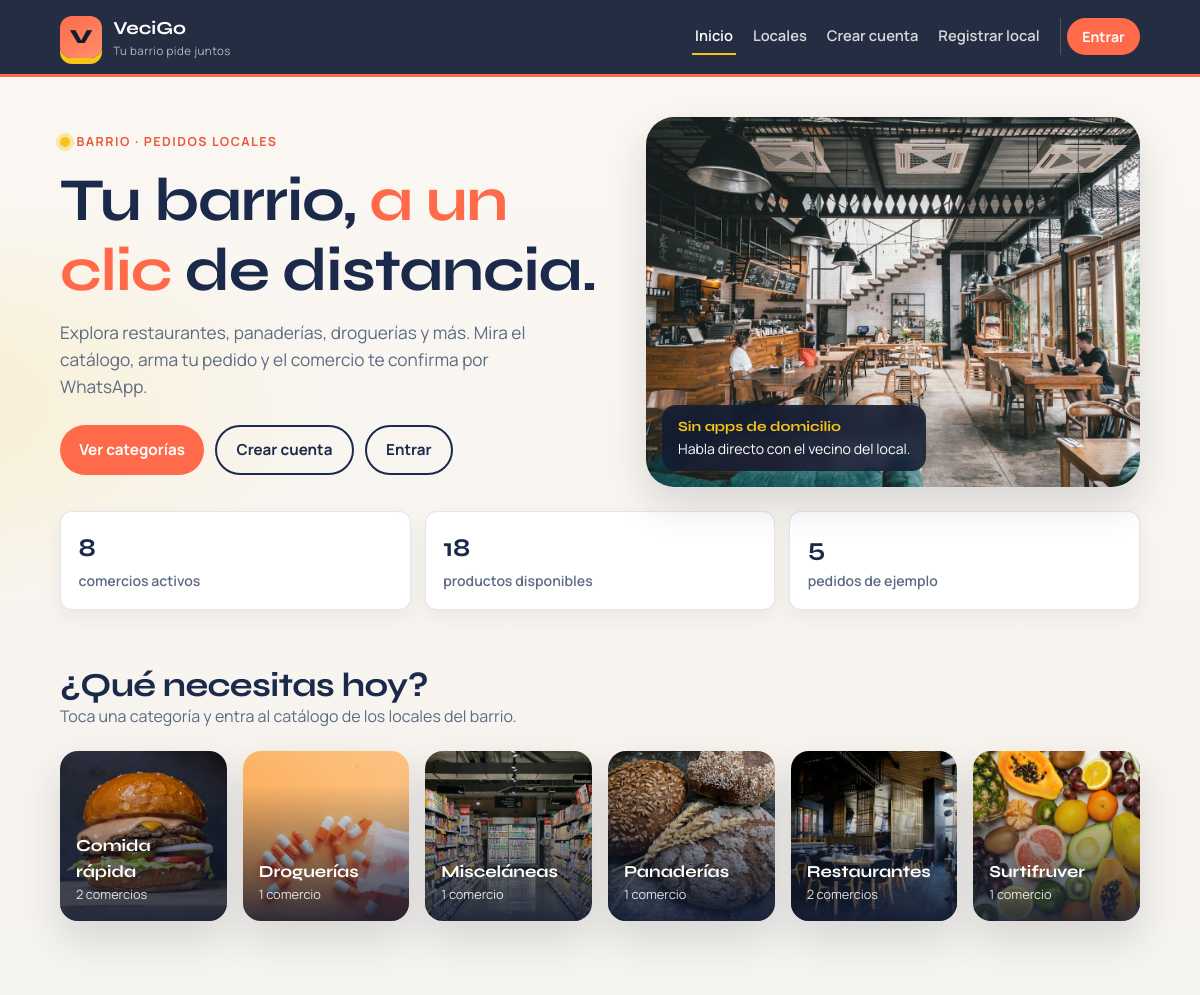
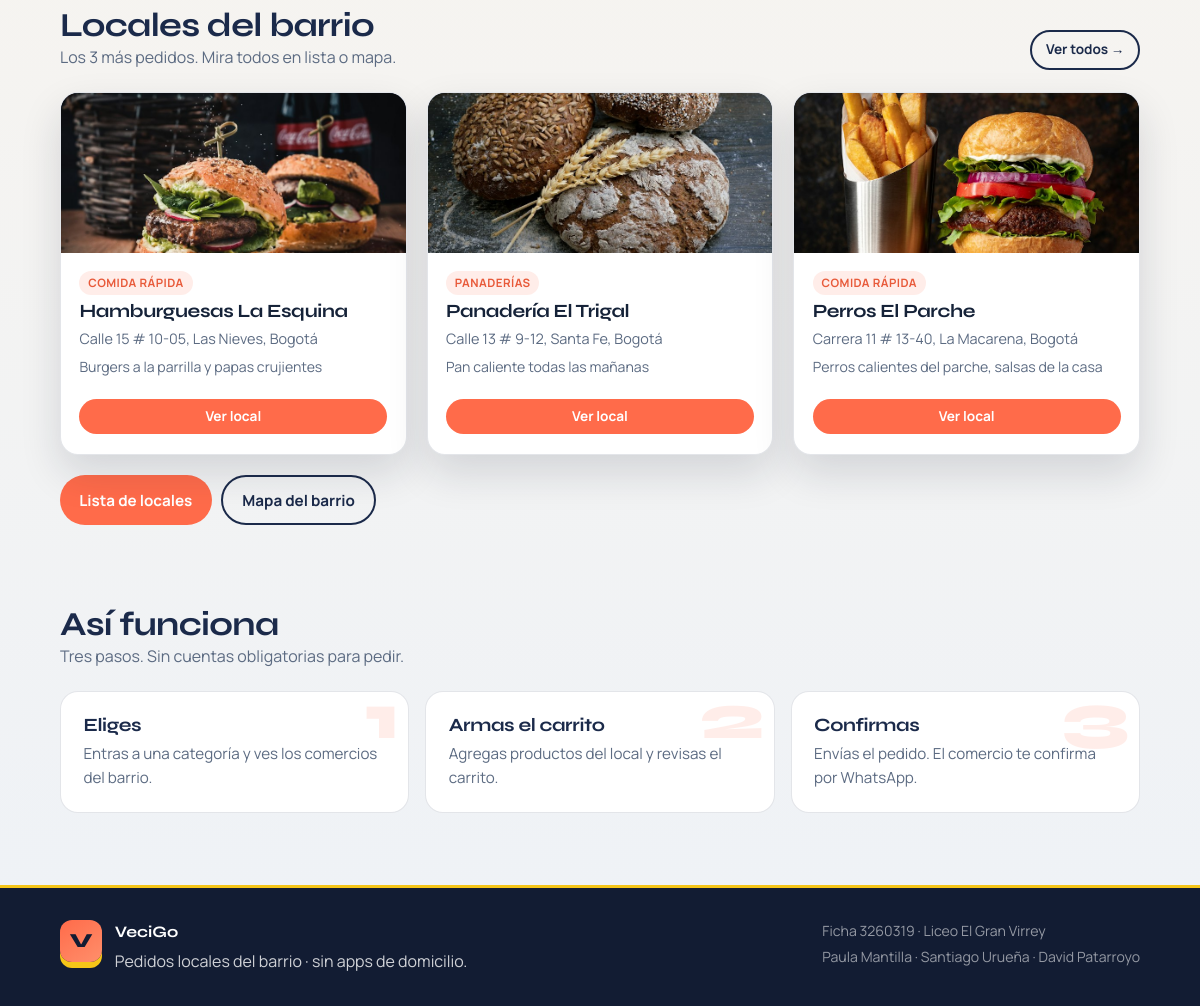
The page / on the database its author committed (2 pictures, top to bottom).
### tables this page shows
CREATE TABLE categoria_comercio (
  id_categoria_comercio INT UNSIGNED AUTO_INCREMENT PRIMARY KEY,
  nombre VARCHAR(60) NOT NULL UNIQUE,
  slug VARCHAR(60) NOT NULL UNIQUE,
  foto_url VARCHAR(255) DEFAULT NULL,
  color VARCHAR(20) DEFAULT '#FF6B4A'
);

CREATE TABLE comercio (
  id_comercio INT UNSIGNED AUTO_INCREMENT PRIMARY KEY,
  nombre VARCHAR(100) NOT NULL,
  id_categoria_comercio INT UNSIGNED NOT NULL,
  direccion VARCHAR(150) NOT NULL,
  latitud DECIMAL(10,7) NULL,
  longitud DECIMAL(10,7) NULL,
  telefono VARCHAR(15) NOT NULL,
  descripcion VARCHAR(255) DEFAULT NULL,
  horario VARCHAR(80) DEFAULT 'Lun–Sáb 8:00–20:00',
  foto_url VARCHAR(255) DEFAULT NULL,
  activo TINYINT(1) NOT NULL DEFAULT 1,
  CONSTRAINT fk_comercio_categoria
    FOREIGN KEY (id_categoria_comercio)
    REFERENCES categoria_comercio (id_categoria_comercio)
);

### funciones.php (called while the page is built, shortened)
<?php
require_once __DIR__ . '/includes/cache.php';
function e(?string $texto): string
{
    return htmlspecialchars($texto ?? '', ENT_QUOTES, 'UTF-8');
}
function base_path(): string
{
    static $base = null;
    if ($base !== null) {
        return $base;
    }
    $script = $_SERVER['SCRIPT_NAME'] ?? '';
    $base = (
        str_contains($script, '/admin/')
        || str_contains($script, '/comercio/')
        || str_contains($script, '/cliente/')
    ) ? '../' : '';
    return $base;
}
function asset(string $ruta): string
{
    $ruta = ltrim($ruta, '/');
    return base_path() . $ruta;
}
function foto_url(?string $ruta, string $fallback = 'img/hero/barrio.jpg'): string
{
    $fs = __DIR__ . '/' . ltrim($ruta, '/');
    return asset($ruta);
}
function admin_logueado(): bool
{
    return !empty($_SESSION['admin_id']);
}
function comercio_logueado(): bool
{
    return !empty($_SESSION['comercio_user_id']) && !empty($_SESSION['comercio_id']);
}
function cliente_logueado(): bool
{
    return !empty($_SESSION['cliente_id']);
}
function nav_activo(string ...$fragmentos): string
{
    $script = $_SERVER['SCRIPT_NAME'] ?? '';
    return '';
}
function nav_contexto(): string
{
    return 'publico';
}
function cssVersion(): string
{
    $path = __DIR__ . '/estilos.css';
    return is_file($path) ? (string) filemtime($path) : '1';
}
function obtenerCategoriasHome(mysqli $db): array
{
    $cached = cacheGet('categorias_home');
    $rows = $db->query(
        'SELECT cat.id_categoria_comercio, cat.nombre, cat.slug, cat.foto_url, cat.color,
                COUNT(com.id_comercio) AS total
         FROM categoria_comercio cat
         LEFT JOIN comercio com ON com.id_categoria_comercio = cat.id_categoria_comercio AND com.activo = 1
         GROUP BY cat.id_categoria_comercio, cat.nombre, cat.slug, cat.foto_url, cat.color
         ORDER BY cat.nombre'
    )->fetch_all(MYSQLI_ASSOC);
    return $rows;
}
function obtenerTotalesHome(mysqli $db): array
{
    $cached = cacheGet('totales');
    $totales = [
        'comercios' => (int) $db->query('SELECT COUNT(*) AS n FROM comercio WHERE activo = 1')->fetch_assoc()['n'],
        'productos' => (int) $db->query('SELECT COUNT(*) AS n FROM producto WHERE disponible = 1')->fetch_assoc()['n'],
        'pedidos'   => (int) $db->query('SELECT COUNT(*) AS n FROM pedido')->fetch_assoc()['n'],
    ];
    return $totales;
}
function obtenerDestacados(mysqli $db): array
{
    $cached = cacheGet('destacados');
    $rows = $db->query(
        'SELECT c.id_comercio, c.nombre, c.direccion, c.foto_url, c.descripcion, cat.nombre AS categoria,
                COUNT(p.id_pedido) AS n_pedidos
         FROM comercio c
         JOIN categoria_comercio cat ON cat.id_categoria_comercio = c.id_categoria_comercio
         LEFT JOIN pedido p ON p.id_comercio = c.id_comercio
         WHERE c.activo = 1
         GROUP BY c.id_comercio, c.nombre, c.direccion, c.foto_url, c.descripcion, cat.nombre
         ORDER BY n_pedidos DESC, c.nombre
         LIMIT 3'
    )->fetch_all(MYSQLI_ASSOC);
    return $rows;
}

### includes/cache.php (called while the page is built, shortened)
<?php
function cacheDir(): string
{
    return CACHE_DIR;
}
function cachePath(string $key): string
{
    $safe = preg_replace('/[^a-zA-Z0-9._-]+/', '_', $key) ?: 'key';
    return cacheDir() . '/' . $safe . '.cache';
}
function cacheGet(string $key): mixed
{
    $path = cachePath($key);
    if (!is_file($path)) {
        return null;
    }
    $raw = @file_get_contents($path);
    $payload = @unserialize($raw, ['allowed_classes' => false]);
    return $payload['data'];
}
function cacheSet(string $key, mixed $data, int $ttl = CACHE_TTL_DEFAULT): void
{
    $path = cachePath($key);
    $payload = serialize([
        'expires' => time() + max(1, $ttl),
        'data' => $data,
    ]);
    $tmp = $path . '.' . bin2hex(random_bytes(4)) . '.tmp';
}

### index.php (the view, shortened to what this page needs)
<?php
require_once __DIR__ . '/funciones.php';
require_once __DIR__ . '/conexion.php';
$categorias = obtenerCategoriasHome($mysqli);
$totales = obtenerTotalesHome($mysqli);
$destacados = obtenerDestacados($mysqli);
$bodyClass = 'home';
require __DIR__ . '/includes/header.php';
?>
<section class="hero">
    <div>
        <p class="hero__eyebrow">Barrio · Pedidos locales</p>
        <h1>Tu barrio, <em>a un clic</em> de distancia.</h1>
        <p class="lead">
            Explora restaurantes, panaderías, droguerías y más. Mira el catálogo,
            arma tu pedido y el comercio te confirma por WhatsApp.
        </p>
        <div class="hero__actions">
            <a class="btn btn-coral" href="#categorias">Ver categorías</a>
            <?php if (cliente_logueado()): ?>
                <a class="btn btn-line" href="cliente/pedidos.php">Mis pedidos</a>
                <a class="btn btn-line" href="cliente/index.php">Mi cuenta</a>
            <?php else: ?>
                <a class="btn btn-line" href="registro.php">Crear cuenta</a>
                <a class="btn btn-line" href="login.php">Entrar</a>
            <?php endif; ?>
        </div>
    </div>
    <figure class="hero__visual">
        <img src="<?= e(asset('img/hero/barrio.jpg')) ?>" alt="Comercio del barrio" width="800" height="600">
        <div class="hero__chip">
            <strong>Sin apps de domicilio</strong>
            Habla directo con el vecino del local.
        </div>
    </figure>
</section>
<section class="stats" aria-label="Resumen del barrio">
    <div class="stat">
        <strong><?= $totales['comercios'] ?></strong>
        <span>comercios activos</span>
    </div>
    <div class="stat">
        <strong><?= $totales['productos'] ?></strong>
        <span>productos disponibles</span>
    </div>
    <div class="stat">
        <strong><?= $totales['pedidos'] ?></strong>
        <span>pedidos de ejemplo</span>
    </div>
</section>
<section class="bloque" id="categorias">
    <div class="bloque__title">
        <h2>¿Qué necesitas hoy?</h2>
        <p>Toca una categoría y entra al catálogo de los locales del barrio.</p>
    </div>
    <?php if (count($categorias) === 0): ?>
        <p class="vacio">Todavía no hay categorías. Importa <code>bd/vecigo.sql</code>.</p>
    <?php else: ?>
        <div class="cat-grid">
            <?php foreach ($categorias as $cat): ?>
                <a class="cat-card" href="comercios.php?categoria=<?= (int) $cat['id_categoria_comercio'] ?>">
                    <img src="<?= e(foto_url($cat['foto_url'], 'img/hero/barrio.jpg')) ?>"
                         alt="<?= e($cat['nombre']) ?>" loading="lazy" width="400" height="300">
                    <div class="cat-card__overlay">
                        <strong><?= e($cat['nombre']) ?></strong>
                        <span><?= (int) $cat['total'] ?> <?= (int) $cat['total'] === 1 ? 'comercio' : 'comercios' ?></span>
                    </div>
                </a>
            <?php endforeach; ?>
        </div>
    <?php endif; ?>
</section>
<section class="bloque" id="locales">
    <div class="bloque__title bloque__title--row">
        <div>
            <h2>Locales del barrio</h2>
            <p>Los 3 más pedidos. Mira todos en lista o mapa.</p>
        </div>
        <a class="btn btn-line btn-sm" href="locales.php">Ver todos →</a>
    </div>
    <div class="grid-comercios grid-comercios--3">
        <?php foreach ($destacados as $com): ?>
            <article class="com-card">
                <div class="com-card__foto">
                    <img src="<?= e(foto_url($com['foto_url'])) ?>" alt="<?= e($com['nombre']) ?>" loading="lazy">
                </div>
                <div class="com-card__body">
                    <span class="badge"><?= e($com['categoria']) ?></span>
                    <h3><?= e($com['nombre']) ?></h3>
                    <p class="muted" style="font-size:0.9rem;"><?= e($com['direccion']) ?></p>
                    <p style="color:var(--muted);font-size:0.88rem;"><?= e($com['descripcion'] ?? '') ?></p>
                    <div class="acciones-fila">
                        <a class="btn btn-coral btn-sm" href="comercio.php?id=<?= (int) $com['id_comercio'] ?>">Ver local</a>
                    </div>
                </div>
            </article>
        <?php endforeach; ?>
    </div>
    <p style="margin-top:1.25rem;display:flex;gap:0.6rem;flex-wrap:wrap;">
        <a class="btn btn-coral" href="locales.php">Lista de locales</a>
        <a class="btn btn-line" href="locales_mapa.php">Mapa del barrio</a>
    </p>
</section>
<section class="bloque">
    <div class="bloque__title">
        <h2>Así funciona</h2>
        <p>Tres pasos. Sin cuentas obligatorias para pedir.</p>
    </div>
    <div class="pasos">
        <article class="paso" data-paso="1">
            <h3>Eliges</h3>
            <p>Entras a una categoría y ves los comercios del barrio.</p>
        </article>
        <article class="paso" data-paso="2">
            <h3>Armas el carrito</h3>
            <p>Agregas productos del local y revisas el carrito.</p>
        </article>
        <article class="paso" data-paso="3">
            <h3>Confirmas</h3>
            <p>Envías el pedido. El comercio te confirma por WhatsApp.</p>
        </article>
    </div>
</section>
<?php require __DIR__ . '/includes/footer.php'; ?>

### includes/header.php (shortened to what this page needs)
<?php
$bodyClass = $bodyClass ?? '';
$base = base_path();
$ctx = nav_contexto();
$script = $_SERVER['SCRIPT_NAME'] ?? '';
$esHomePublica = str_ends_with($script, '/index.php')
    && !str_contains($script, '/admin/')
    && !str_contains($script, '/comercio/')
    && !str_contains($script, '/cliente/');
if ($ctx === 'comercio') {
    $brandHref = $base . 'comercio/index.php';
    $brandSub = $_SESSION['comercio_local'] ?? 'Panel local';
} elseif ($ctx === 'admin') {
    $brandHref = $base . 'admin/index.php';
    $brandSub = 'Admin del barrio';
} elseif ($ctx === 'cliente') {
    $brandHref = $base . 'cliente/index.php';
    $brandSub = $_SESSION['cliente_nombre'] ?? 'Mi cuenta';
} else {
    $brandHref = $base . 'index.php';
    $brandSub = 'Tu barrio pide juntos';
}
?>
<!DOCTYPE html>
<html lang="es">
<head>
    <link rel="stylesheet" href="<?= e(asset('estilos.css')) ?>?v=<?= e(cssVersion()) ?>">
</head>
<body class="<?= e($bodyClass) ?> ctx-<?= e($ctx) ?>">
<header class="site-header">
    <div class="site-header__inner">
        <a class="brand" href="<?= e($brandHref) ?>" aria-label="VeciGo">
            <span class="brand__mark" aria-hidden="true">V</span>
            <span class="brand__text">
                <strong>VeciGo</strong>
                <small><?= e($brandSub) ?></small>
            </span>
        </a>
        <nav class="site-nav" id="siteNav" data-ctx="<?= e($ctx) ?>" aria-label="Principal">
            <?php if ($ctx === 'publico'): ?>
                <div class="nav-group nav-group--links">
                    <a class="nav-link<?= $esHomePublica ? ' is-active' : '' ?>" href="<?= e($base) ?>index.php">Inicio</a>
                    <a class="nav-link<?= nav_activo('/locales.php', '/locales_mapa.php') ?>" href="<?= e($base) ?>locales.php">Locales</a>
                    <a class="nav-link<?= nav_activo('/registro.php') ?>" href="<?= e($base) ?>registro.php">Crear cuenta</a>
                    <a class="nav-link<?= nav_activo('/registro_comercio.php') ?>" href="<?= e($base) ?>registro_comercio.php">Registrar local</a>
                </div>
                <div class="nav-group nav-group--actions">
                    <a class="nav-cta<?= nav_activo('/login.php') ?>" href="<?= e($base) ?>login.php">Entrar</a>
                </div>
            <?php endif; ?>
        </nav>
    </div>
</header>
<main class="site-main">

### includes/footer.php (shortened to what this page needs)
</main>
<footer class="site-footer">
    <div class="site-footer__inner">
        <div class="site-footer__brand">
            <span class="brand__mark" aria-hidden="true">V</span>
            <div>
                <strong>VeciGo</strong>
                <p>Pedidos locales del barrio · sin apps de domicilio.</p>
            </div>
        </div>
        <div class="site-footer__meta">
            <p>Ficha 3260319 · Liceo El Gran Virrey</p>
            <p>Paula Mantilla · Santiago Urueña · David Patarroyo</p>
        </div>
    </div>
</footer>
</body>
</html>

### rows shown on the page
categoria_comercio: foto_url (picture), nombre "Comida rápida", total "2", shows "comercios"
categoria_comercio: foto_url (picture), nombre "Droguerías", total "1", shows "comercio"
categoria_comercio: foto_url (picture), nombre "Misceláneas", total "1", shows "comercio"
categoria_comercio: foto_url (picture), nombre "Panaderías", total "1", shows "comercio"
categoria_comercio: foto_url (picture), nombre "Restaurantes", total "2", shows "comercios"
categoria_comercio: foto_url (picture), nombre "Surtifruver", total "1", shows "comercio"
comercio: foto_url (picture), id_categoria_comercio.nombre "COMIDA RÁPIDA", nombre "Hamburguesas La Esquina", direccion "Calle 15 # 10-05, Las Nieves, Bogotá", descripcion "Burgers a la parrilla y papas crujientes"
comercio: foto_url (picture), id_categoria_comercio.nombre "PANADERÍAS", nombre "Panadería El Trigal", direccion "Calle 13 # 9-12, Santa Fe, Bogotá", descripcion "Pan caliente todas las mañanas"
comercio: foto_url (picture), id_categoria_comercio.nombre "COMIDA RÁPIDA", nombre "Perros El Parche", direccion "Carrera 11 # 13-40, La Macarena, Bogotá", descripcion "Perros calientes del parche, salsas de la casa"

### other values the page prints
$brandSub "Tu barrio pide juntos"
$totales['comercios'] "8"
$totales['productos'] "18"
$totales['pedidos'] "5"
